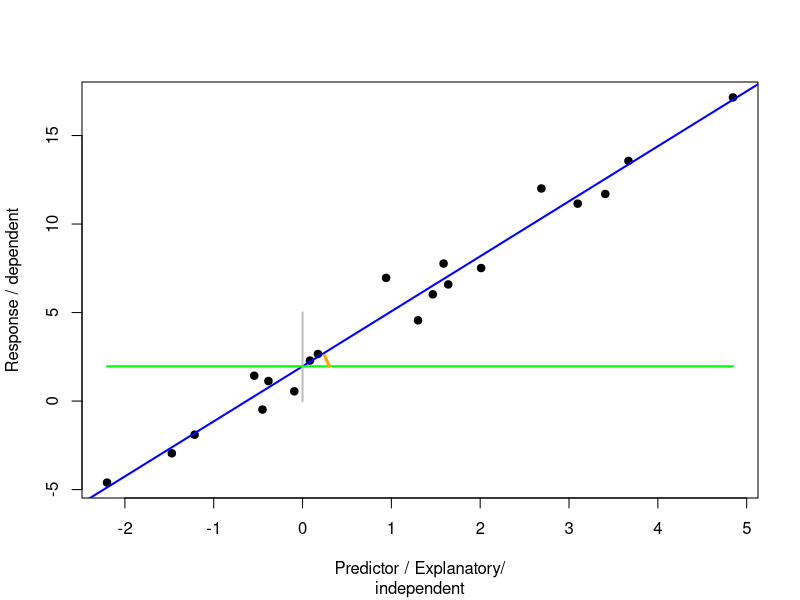
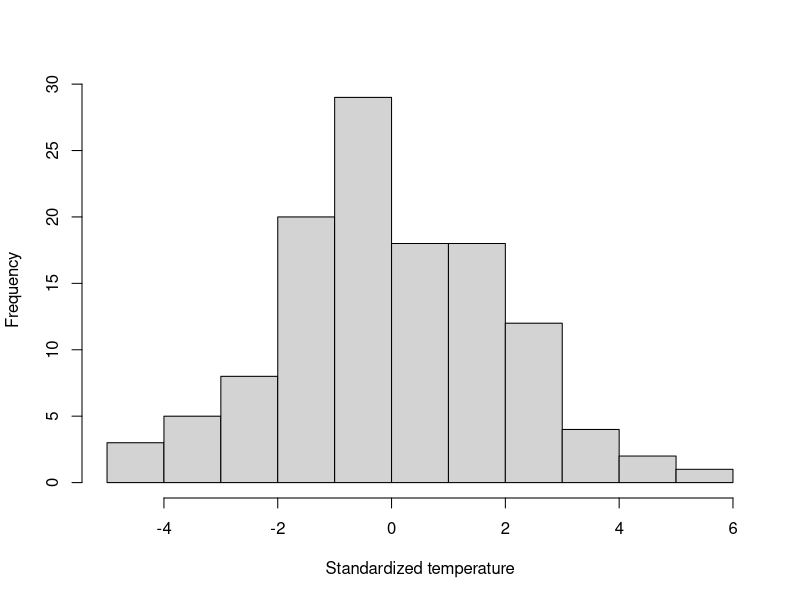
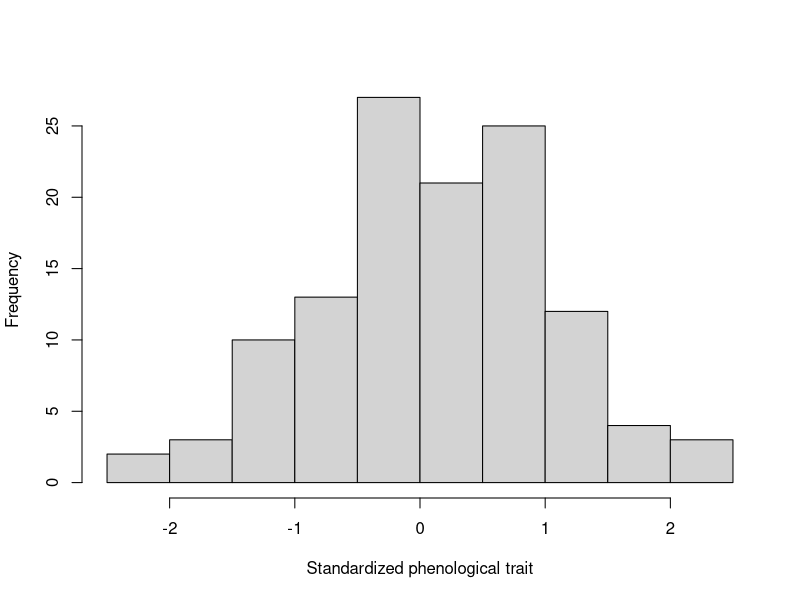
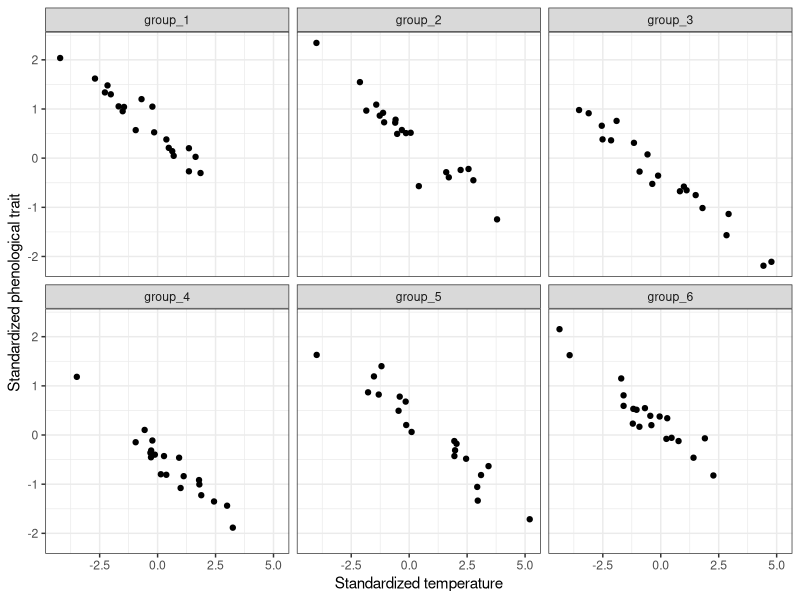
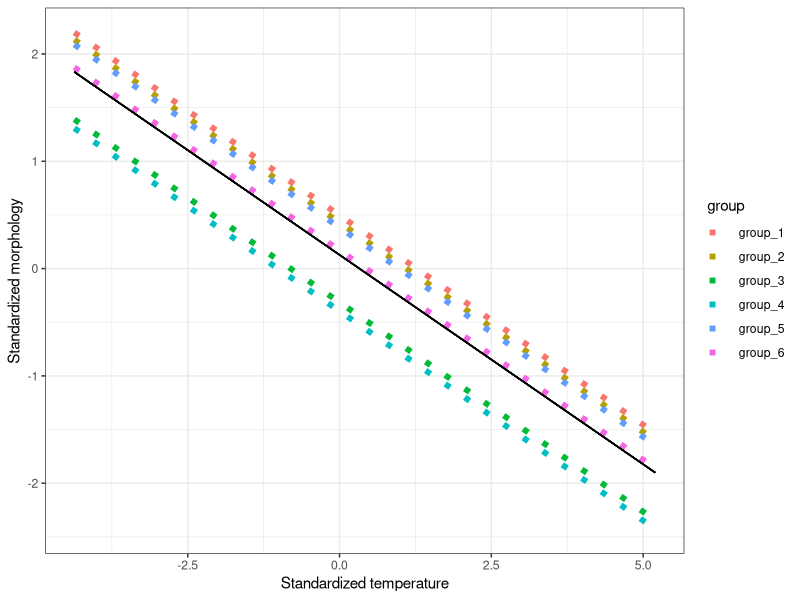
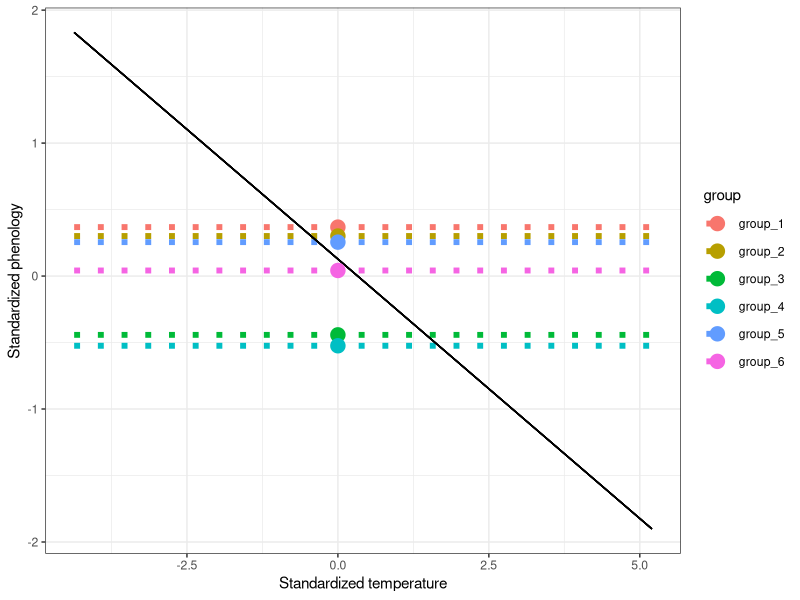
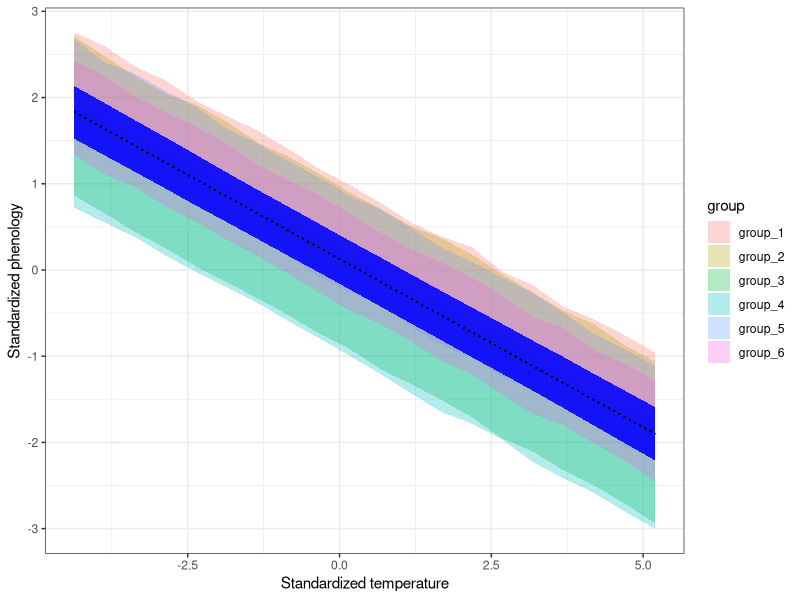
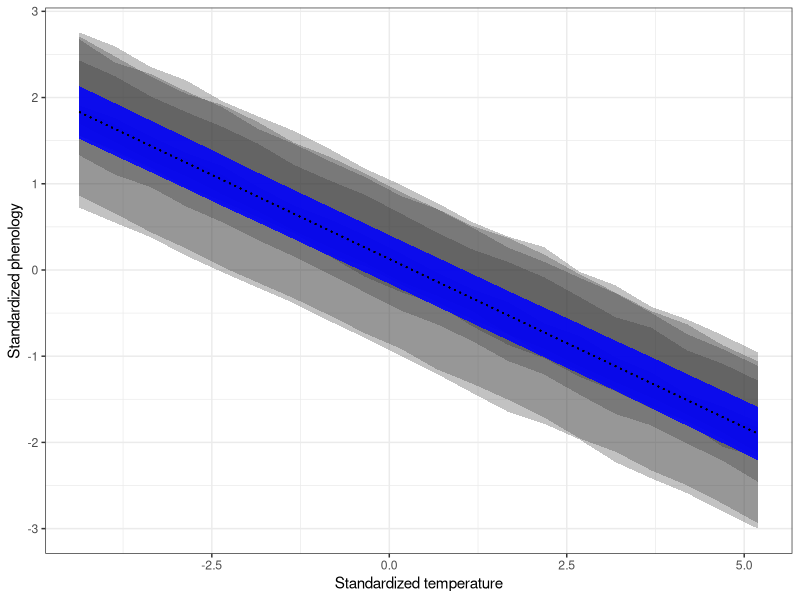

Reproduce these figures in R, in order.
## ---- chunk 1
knitr::opts_chunk$set(echo = FALSE)
library(tidyverse)
library(ggplot2)
library(lme4)
library(merTools)
## ---- chunk 2
npoints <- 20
x <- rnorm(npoints, mean = 0, sd= 2)
y <- 2 + x*3 + rnorm(npoints, 0, 1)
plot(y ~ x, pch = 19, xlab = 'Predictor / Explanatory/',
     ylab = 'Response / dependent')
mtext('independent', side = 1, line = 4)
abline(lm(y ~ x), col = 'blue', lwd = 2)
segments(x0 = 0, y0 = 0, x1 = 0, y1 = 5, col = 'grey', lwd = 2)
segments(x0 = min(x), y0 = coef(lm(y ~ x))[1], x1 = max(x), y1 = coef(lm(y ~ x))[1], col = 'green', lwd = 2)

segments(x0 = 0.3, y0 = coef(lm(y ~ x))[1], x1 = 0.25, y1 = coef(lm(y ~ x))[1] + 0.6, col = 'orange', lwd = 3)


## ---- chunk 3
SimulateMix <- function(intercept, slope, n, group.nb, var.group, var.error, times.perGroup){
  data <- data.frame(intercept = intercept, slope = slope, x = rnorm(n, 0, 2))
  data$group <- factor(rep(paste("group", 1:group.nb, sep = "_"), times.perGroup))
  data$b <- rep(rnorm(group.nb, mean = 0, sd = sqrt(var.group)), times.perGroup)
  data$error <- rnorm(n, mean = 0, sd = sqrt(var.error))
  data$y <- data$intercept + data$slope*data$x + data$b + data$error
  data <- data[order(data$group),]
  return(data)
}


## ---- chunk 4
set.seed(5)
Weight_sim <- SimulateMix(intercept = 0.1, slope = -0.4, n = 120, 
                          group.nb = 6, var.group = 0.1, 
                          var.error = 0.05, times.perGroup = 20)

Weight_sim[c(1:5, 21:25), ]
## ---- chunk 5
hist(Weight_sim$x, main = NULL, xlab = 'Standardized temperature')

## ---- chunk 6
hist(Weight_sim$y, main = NULL, xlab = 'Standardized phenological trait')

## ---- chunk 7
ggplot(Weight_sim, aes(x = x, y = y)) +
  facet_wrap(vars(group)) + geom_point() +
  theme_bw() + xlab('Standardized temperature') +
  ylab('Standardized phenological trait')
## ---- chunk 8
mod_randi <- lmer(y ~ x + (1|group), data = Weight_sim, REML = FALSE)

## ---- chunk 9
summary(mod_randi)
## ---- chunk 10
summary(mod_randi)
## ---- chunk 11
c(coef_lmer       <- as.numeric(fixef(mod_randi)[1]), as.numeric(fixef(mod_randi)[2]), 
  var_group_lmer  <- as.numeric(attr(VarCorr(mod_randi)$group, "stddev")^2),
  var_error_lmer  <- as.numeric(attr(VarCorr(mod_randi), "sc")^2))
## ---- chunk 12
fixef(mod_randi)
## ---- chunk 13
ranef(mod_randi)
## ---- chunk 14
summary(mod_randi)
var_group_lmer  <- as.numeric(attr(VarCorr(mod_randi)$group, "stddev")^2)
var_error_lmer  <- as.numeric(attr(VarCorr(mod_randi), "sc")^2)
ICC <- var_group_lmer / (var_group_lmer + var_error_lmer)
## ---- chunk 15
new.dat <- expand.grid('group' = unique(Weight_sim$group), 
                       x = seq(from = min(Weight_sim$x), to = 
                                    max(Weight_sim$x), length.out = 20))

new.dat[1:9, ]
## ---- chunk 16
new.dat$pred_fix <- predict(mod_randi, newdata = new.dat, re.form = ~ 0)
new.dat$pred <- predict(mod_randi, newdata = new.dat, re.form = NULL)

ggplot(data = new.dat, aes(x = x, y = pred, group = group, col = group)) +
  geom_line(lty = 3, linewidth = 2) + theme_bw() +
  geom_line(data = new.dat, aes(x = x, y = pred_fix), col = 'black') +
  xlab('Standardized temperature') + ylab('Standardized morphology')
## ---- chunk 17
new.dat$pred_ranE <- predict(mod_randi, newdata = new.dat, re.form = NULL, random.only = TRUE)
randEF <- as.data.frame(ranef(mod_randi)) %>% 
  rename(group = grp)
ggplot(data = new.dat, aes(x = x, y = pred_ranE, group = group, col = group)) +
  geom_line(lty = 3, linewidth = 2) + theme_bw() +
  geom_line(data = new.dat, aes(x = x, y = pred_fix), col = 'black') + 
  geom_point(data = randEF, aes(x = 0, y = condval, col = group), pch = 20, size = 7) +
  xlab('Standardized temperature') + ylab('Standardized phenology')
## ---- chunk 18
CI_full <- predictInterval(mod_randi, newdata=new.dat, level = 0.95) # by default uncertainty due to fixed effects, random eff and the residual variance
CI_fix <- predictInterval(mod_randi, newdata = new.dat, level = 0.95, which = 'fixed', include.resid.var = FALSE) # uncertainty in fixed effects
CI_fix <- CI_fix %>% 
  rename(upr_Fix = upr, lwr_Fix = lwr) %>% 
  dplyr::select(., !fit)
new.dat <- cbind(new.dat, CI_full, CI_fix)
head(new.dat)
## ---- chunk 19
ggplot(data = new.dat, aes(x = x, y = pred_fix, group = group)) +
 theme_bw() +
  geom_ribbon(data = new.dat, aes(x = x, ymin = lwr, ymax = upr, fill = group), alpha = 0.3) +
  geom_ribbon(data = new.dat, aes(x = x, ymin = lwr_Fix, ymax = upr_Fix), fill = 'blue',  alpha = 0.3) +
   geom_line(lty = 3) + 
  xlab('Standardized temperature') + ylab('Standardized phenology')
## ---- chunk 20
ggplot(data = new.dat, aes(x = x, y = pred_fix, group = group)) +
   theme_bw() +
  geom_ribbon(data = new.dat, aes(x = x, ymin = lwr, ymax = upr), alpha = 0.3) +
  geom_ribbon(data = new.dat, aes(x = x, ymin = lwr_Fix, ymax = upr_Fix), fill = 'blue',  alpha = 0.3) +
  geom_line(lty = 3) +
  xlab('Standardized temperature') + ylab('Standardized phenology')
## ---- chunk 21
Weight_sim$fitted <- fitted(mod_randi)
head(Weight_sim)

## ---- chunk 22

ggplot(Weight_sim, aes(x = x, y = y, group  = group, col = group)) +
  geom_point() + theme_bw() +
  geom_point(data = Weight_sim, aes(x =x, y = fitted, group = group), alpha = 0.4)
## ---- chunk 23
sub_group1 <- subset(Weight_sim, group == 'group_1')
ggplot(sub_group1, aes(x = x, y = y, group  = group, col = group)) +
  geom_point() + theme_bw() +
  geom_point(data = sub_group1, aes(x =x, y = fitted, group = group), alpha = 0.4) +
  geom_segment(data = sub_group1, aes(x = x, xend = x, y = y, yend = fitted),
               linewidth = 0.3, col = 'black')

## ---- chunk 24
mod_randsl <- lmer(y ~ x + (1 + x|group), data = Weight_sim, REML = FALSE)

summary(mod_randsl)
## ---- chunk 25
summary(mod_randsl)
## ---- chunk 26
SimulateMixSlope <- function(intercept, slope, slope.var, n, group.nb, var.group, var.error, times.perGroup){
  data <- data.frame(intercept = intercept, slope = slope, x = rnorm(n, 0, 2))
  data$group <- factor(rep(paste("group", 1:group.nb, sep = "_"), times.perGroup))
  data$b1 <- rep(rnorm(group.nb, mean = 0, sd = sqrt(var.group)), times.perGroup)
  data$b2 <- rep(rnorm(group.nb, mean = 0, sd = sqrt(slope.var)), times.perGroup)
  data$error <- rnorm(n, mean = 0, sd = sqrt(var.error))
  data$y <- data$intercept + data$slope*data$x + data$b1 + data$b2*data$x + data$error
  data <- data[order(data$group),]
  return(data)
}

Weight_simSl <- SimulateMixSlope(intercept = 0.1, slope = -0.4, n = 120, slope.var = 0.1, 
                          group.nb = 6, var.group = 0.1, 
                          var.error = 0.05, times.perGroup = 20)
Weight_simSl[1:20, ]
## ---- chunk 27
ggplot(Weight_simSl, aes(x = x, y = y)) +
  facet_wrap(vars(group)) + geom_point() +
  theme_bw() + xlab('Standardized temperature') +
  ylab('Standardized morphological trait')
## ---- chunk 28
mod_randsl_cor <- lmer(y ~ x + (1 + x|group), data = Weight_simSl, REML = FALSE)

summary(mod_randsl_cor)
## ---- chunk 29
summary(mod_randsl_cor)
## ---- chunk 30
summary(mod_randsl_cor)
## ---- chunk 31
new.slope <- new.dat
new.slope$pred_fix <- predict(mod_randsl_cor, newdata = new.slope, re.form = ~ 0)
new.slope$pred <- predict(mod_randsl_cor, newdata = new.slope, re.form = NULL)

ggplot(data = new.slope, aes(x = x, y = pred, group = group, col = group)) +
  geom_line(lty = 3, linewidth = 2) + theme_bw() +
  geom_line(data = new.slope, aes(x = x, y = pred_fix), col = 'black') +
  xlab('Standardized temperature') + ylab('Standardized morphology')
## ---- chunk 32
mod_randEf <- lmer(y ~ 1 + (1|group), data = Weight_sim, REML = FALSE)

summary(mod_randEf)
## ---- chunk 33
mod_uncorSl <- lmer(y ~ x + (1 | group) + (0 + x | group), data = Weight_simSl, REML = FALSE)
summary(mod_uncorSl)

## ---- chunk 34
mod_uncorSl_REML <- lmer(y ~ x + (1 | group) + (0 + x | group), data = Weight_simSl, REML = TRUE)
mod_randsl_cor_REML <- lmer(y ~ x + (1 + x| group), data = Weight_simSl, REML = TRUE)
AIC(mod_uncorSl_REML); AIC(mod_randsl_cor_REML)
